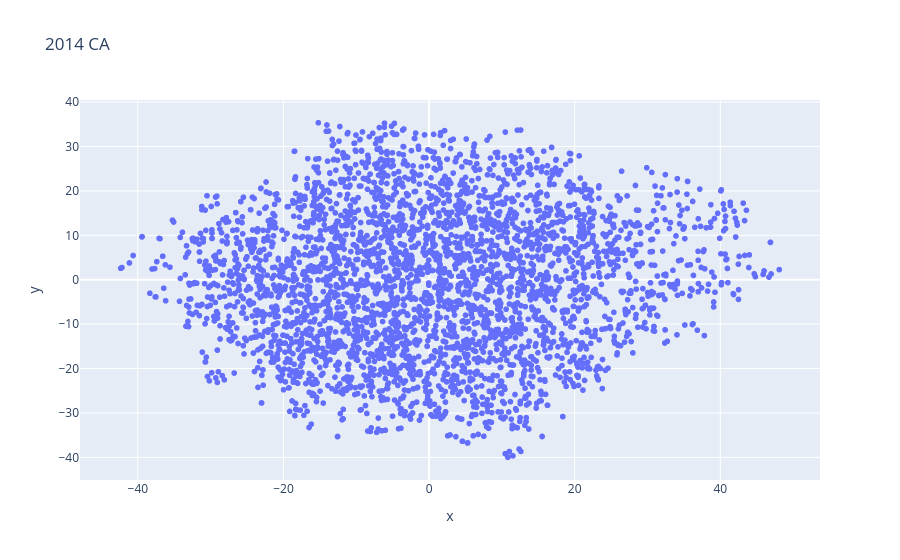

Here is the notebook cell this chart was saved with:
### Code cell
fig.show()

### Figure 1 — Plotly figure (JSON) as saved in the notebook; plotly's stock layout.template omitted (floating-point values rounded to 4 significant figures; data arrays with more than 128 entries replaced by an {"elided": "..."} marker saying what was removed)
{"data": [{"customdata": {"elided": "3747x2 mixed values"}, "hovertemplate": "x=%{x}<br>y=%{y}<br>sbert_text=%{customdata[0]}<br>GlobalEventID=%{customdata[1]}<extra></extra>", "legendgroup": "", "marker": {"color": "#636efa", "symbol": "circle"}, "mode": "markers", "name": "", "showlegend": false, "type": "scattergl", "x": {"elided": "3747 float values"}, "xaxis": "x", "y": {"elided": "3747 float values"}, "yaxis": "y"}], "layout": {"legend": {"tracegroupgap": 0}, "title": {"text": "2014 CA"}, "xaxis": {"anchor": "y", "domain": [0, 1], "title": {"text": "x"}}, "yaxis": {"anchor": "x", "domain": [0, 1], "title": {"text": "y"}}}}
